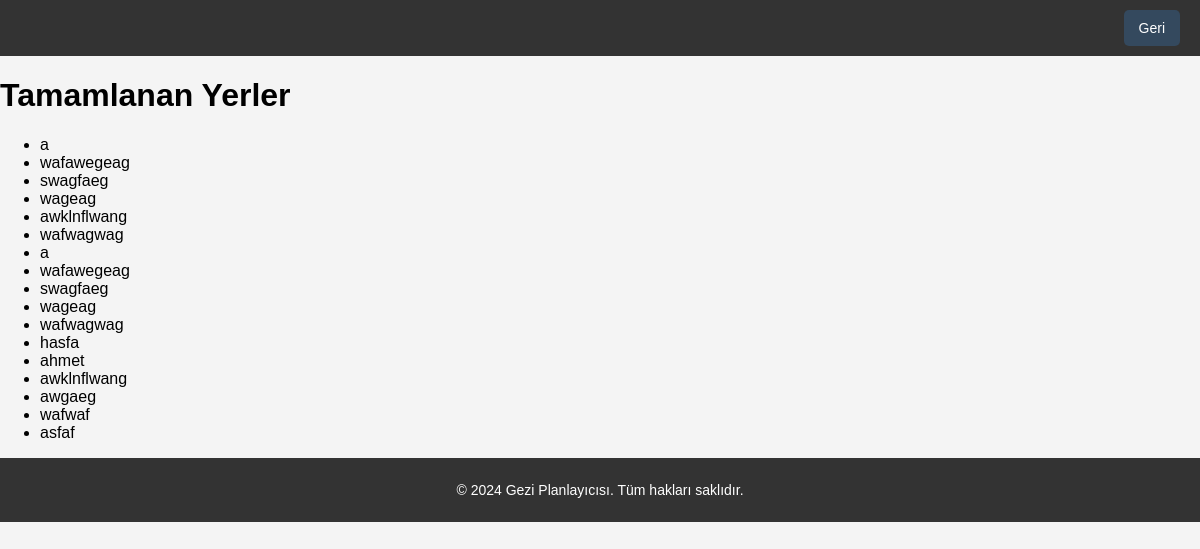
Page /completed_tasks on the earlier database version.
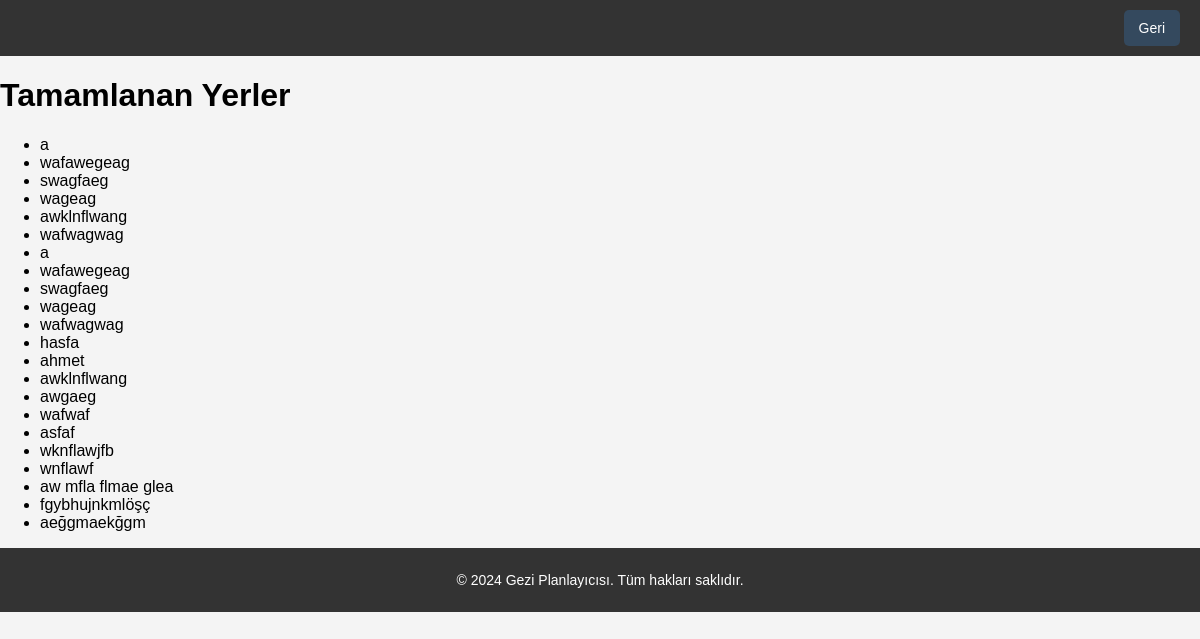
Same page on the later database version.
### tables this page shows
CREATE TABLE "gorevler" (
	"gorev_ID"	INTEGER NOT NULL,
	"gorev"	TEXT,
	PRIMARY KEY("gorev_ID")
);

### app.py (the view)
@app.route('/completed_tasks')
def completed_tasks():
    conn = get_db_connection()
    completed = conn.execute('SELECT * FROM gorevler').fetchall()
    conn.close()
    return render_template('gezilenyerler.html', tasks=completed)

### app.py (called while the page is built)
def get_db_connection():
    conn = sqlite3.connect('file:users.db?mode=rw', uri=True)
    conn.row_factory = sqlite3.Row     # Veritabanı dosyasının adı
    return conn

### templates/gezilenyerler.html (shortened to what this page needs)
<!DOCTYPE html>
<html lang="tr">
<head>
    <link rel="stylesheet" href="/static/profile.css">
</head>
<body>
    <header>
        <div class="navbar">
            <button id="gezdi-geribtn" class="login-btn" onclick="window.location.href='/profile';">Geri</button>
        </div>
    </header>
    <div class="container">
        <h1>Tamamlanan Yerler</h1>
        <div class="tasks">
            {% if tasks %}
    <ul>
        {% for task in tasks %}
        <li>{{ task['gorev'] }}</li>
        {% endfor %}
    </ul>
    {% else %}
    <p>Henüz tamamlanmış bir görev yok.</p>
    {% endif %}
    <footer>
        <p>&copy; 2024 Gezi Planlayıcısı. Tüm hakları saklıdır.</p>
    </footer>
</body>
</html>

Differences in the rows shown:
added gorevler: gorev "wknflawjfb"
added gorevler: gorev "wnflawf"
added gorevler: gorev "aw mfla flmae glea"
added gorevler: gorev "fgybhujnkmlöşç"
added gorevler: gorev "aeğgmaekğgm"
